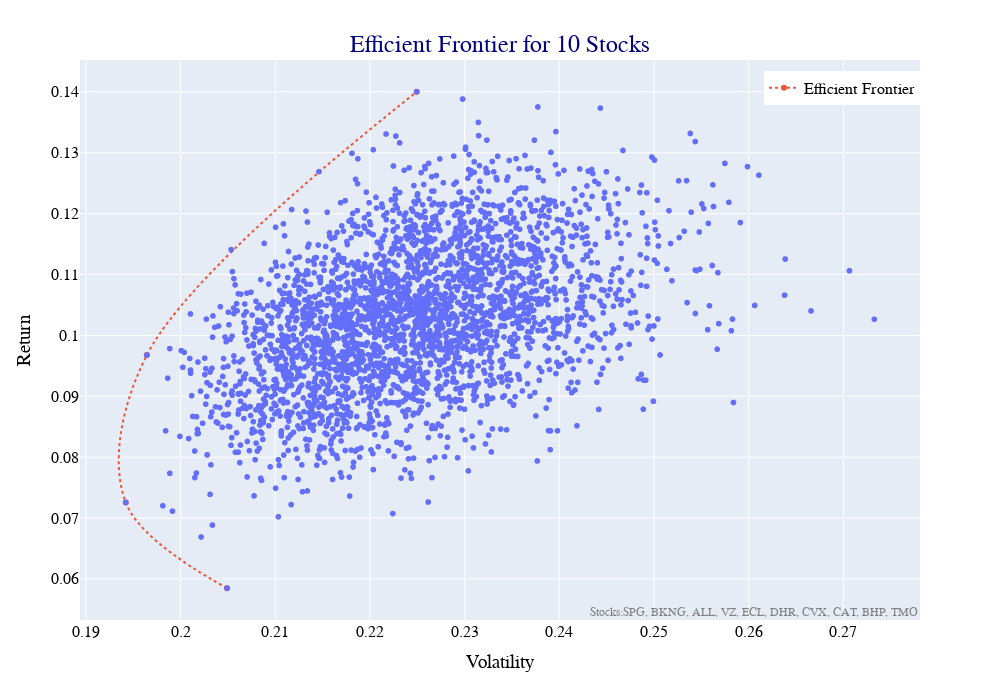

The cell this chart's notebook holds for it:
### Markdown cell above
**Hover over the point to see the row index, which will then be used to assign propoertion**

### Code cell
# make the line for Eff. Frontier
num_on_left = 2 # play with this number to get a better lines

first_index = portfolios['Return'].idxmin()
second_index = portfolios['Volatility'].sort_values().head(num_on_left).index.values.tolist()
third_index = portfolios['Return'].idxmax()
eff_front_df = portfolios.loc[[first_index] + second_index + [third_index]]

# use plotly for the plotting
fig = px.scatter(portfolios, x='Volatility', y='Return', hover_data=['row_index'])

fig.add_trace(
    go.Scatter(
        x=eff_front_df['Volatility'],
        y=eff_front_df['Return'],
        mode='lines+markers',
        name='Efficient Frontier',
        customdata=eff_front_df['row_index'],
        hovertemplate="row index:%{customdata}<br> Volatility:%{x}<br>Return:%{y}",
        line=dict(width=2, shape='spline', dash='dot')#smoothing=1)
    )
)

fig.update_layout(
    title=dict(
        text="Efficient Frontier for 10 Stocks",
        font=dict(size=24, color="navy", family="Arial"),
        x=0.5,
        y=0.95,
        xanchor="center",
        yanchor="top"
    ),
    font=dict(
        family="Courier New, monospace",
        size=16,
        color="black"
    ),
    legend=dict(
        orientation='h',
        yanchor='bottom',
        y=0.92,
        xanchor='right',
        x=1
    ),
    width=1000,
    height=700,
    xaxis=dict(
        title="Volatility",
    ),
    yaxis=dict(
        title="Return",
    ),
    annotations=[
        dict(
            text=f"Stocks:{', '.join(select_tickers)}",
            x=1, y=0, xref='paper', yref='paper',
            xanchor='right', yanchor='bottom', showarrow=False,
            font=dict(size=12, color='gray')
        )
    ]
)

fig.show()

### Figure 1 — Plotly figure (JSON) as saved in the notebook; plotly's stock layout.template omitted (floating-point values rounded to 4 significant figures; data arrays with more than 128 entries replaced by an {"elided": "..."} marker saying what was removed)
{"data": [{"customdata": {"elided": "3000x1 int values"}, "hovertemplate": "Volatility=%{x}<br>Return=%{y}<br>row_index=%{customdata[0]}<extra></extra>", "legendgroup": "", "marker": {"color": "#636efa", "symbol": "circle"}, "mode": "markers", "name": "", "showlegend": false, "type": "scattergl", "x": {"elided": "3000 float values"}, "xaxis": "x", "y": {"elided": "3000 float values"}, "yaxis": "y"}, {"customdata": [249, 381, 2997, 2554], "hovertemplate": "row index:%{customdata}<br> Volatility:%{x}<br>Return:%{y}", "line": {"dash": "dot", "shape": "spline", "width": 2}, "mode": "lines+markers", "name": "Efficient Frontier", "type": "scatter", "x": [0.2049, 0.1942, 0.1964, 0.2249], "y": [0.05846, 0.07255, 0.09675, 0.14]}], "layout": {"annotations": [{"font": {"color": "gray", "size": 12}, "showarrow": false, "text": "Stocks:SPG, BKNG, ALL, VZ, ECL, DHR, CVX, CAT, BHP, TMO", "x": 1, "xanchor": "right", "xref": "paper", "y": 0, "yanchor": "bottom", "yref": "paper"}], "font": {"color": "black", "family": "Courier New, monospace", "size": 16}, "height": 700, "legend": {"orientation": "h", "tracegroupgap": 0, "x": 1, "xanchor": "right", "y": 0.92, "yanchor": "bottom"}, "margin": {"t": 60}, "title": {"font": {"color": "navy", "family": "Arial", "size": 24}, "text": "Efficient Frontier for 10 Stocks", "x": 0.5, "xanchor": "center", "y": 0.95, "yanchor": "top"}, "width": 1000, "xaxis": {"anchor": "y", "domain": [0, 1], "title": {"text": "Volatility"}}, "yaxis": {"anchor": "x", "domain": [0, 1], "title": {"text": "Return"}}}}
